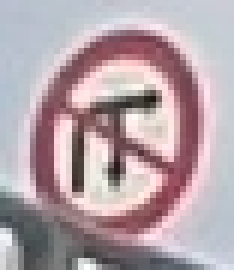
#> input picture data/test/Cam/Cam_004.jpg, 39 x 45 px (shown 6 times larger); its folder holds only this picture in this run
$ jupyter execute --allow-errors generate_report_assets_v2_fixed.ipynb
#> lines starting #> are read from the running program, lines starting #| are printed output that depends on the picture
# Notebook sinh số liệu và hình ảnh cho báo cáo HOG + SVM / HOG + Random Forest

Notebook này dùng để:
1. Thống kê số lượng dữ liệu train / val / test.
2. Sinh bảng `data_counts.tex`.
3. Trực quan hóa pipeline tiền xử lý + HOG.
4. So sánh trực quan đặc trưng HOG với hai cấu hình **8x2** và **6x3**.
5. Tải 4 model đã huấn luyện trong thư mục `models`.
6. Đánh giá 4 model trên tập test.
7. Sinh bảng `model_comparison.tex` và các hình `model_comparison.png`, `confusion_matrix_best.png`.
8. Sinh ảnh pipeline dự đoán của mô hình tốt nhất.

> **Lưu ý:**
> - Hãy đặt notebook này trong project và chỉnh `BASE_DIR` nếu cần.
> - Sau khi chạy xong, các file phục vụ báo cáo sẽ nằm trong thư mục `report_assets`.

[cell 1]
import os
import warnings
from pathlib import Path

import cv2
import joblib
import numpy as np
import pandas as pd
import matplotlib.pyplot as plt

from skimage.io import imread
from skimage.color import rgb2gray
from skimage.transform import resize
from skimage.feature import hog
from skimage import exposure

from sklearn.model_selection import train_test_split
from sklearn.metrics import (
    accuracy_score,
    f1_score,
    classification_report,
    confusion_matrix,
    )

warnings.filterwarnings('ignore')

def find_project_root(start: Path) -> Path:
    for candidate in [start, *start.parents]:
        if (candidate / 'data').exists() and (candidate / 'models').exists():
            return candidate
    return start

# =========================
# CAU HINH DUONG DAN
# =========================
# Neu muon tu chi dinh, mo comment dong duoi va set path.
# BASE_DIR = Path(r"E:\\Duong\\Dan\\Project")
BASE_DIR = find_project_root(Path.cwd())

DATA_DIR = BASE_DIR / 'data'
MODELS_DIR = BASE_DIR / 'models'
ASSETS_DIR = BASE_DIR / 'report_assets'
ASSETS_DIR.mkdir(parents=True, exist_ok=True)

CLASSES = ['Cam', 'Chidan', 'Hieulenh', 'Nguyhiem', 'Phu']
IMAGE_SIZE = (128, 128)
SEED = 42
VAL_SIZE = 0.2

model_files = {
    'HOG_SVM_6x3': MODELS_DIR / 'HOG_SVM_6x3.joblib',
    'HOG_SVM_8x2': MODELS_DIR / 'HOG_SVM_8x2.joblib',
    'HOG_RF_6x3': MODELS_DIR / 'HOG_RandomForest_6x3.joblib',
    'HOG_RF_8x2': MODELS_DIR / 'HOG_RandomForest_8x2.joblib',
}

print('BASE_DIR   :', BASE_DIR)
print('DATA_DIR   :', DATA_DIR)
print('MODELS_DIR :', MODELS_DIR)
print('ASSETS_DIR :', ASSETS_DIR)
print('\nKiem tra thu muc ton tai:')
print('- data  :', DATA_DIR.exists())
print('- models:', MODELS_DIR.exists())

#> (the rest of this cell did not finish here and is left out)

## 1. Các hàm hỗ trợ

[cell 2]
def list_image_files(folder: Path):
    exts = {'.jpg', '.jpeg', '.png', '.bmp', '.tif', '.tiff', '.webp'}
    if not folder.exists():
        return []
    return sorted([p for p in folder.rglob('*') if p.suffix.lower() in exts])


def load_gray_resized(img_path: Path, image_size=IMAGE_SIZE):
    img = imread(img_path)
    if img.ndim == 3:
        if img.shape[2] == 4:
            img = img[:, :, :3]
        gray = rgb2gray(img)
    else:
        gray = img.astype(np.float32)
        if gray.max() > 1:
            gray = gray / 255.0

    resized = resize(gray, image_size, anti_aliasing=True)
    return img, gray, resized


def extract_hog_feature(gray_resized, hog_params):
    fd = hog(gray_resized, visualize=False, **hog_params)
    return fd


def enhance_hog_image(hog_image: np.ndarray) -> np.ndarray:
    image = np.asarray(hog_image, dtype=np.float32)
    image = np.nan_to_num(image, nan=0.0, posinf=0.0, neginf=0.0)
    image = np.maximum(image, 0.0)

    if float(image.max()) <= float(image.min()):
        return np.full((*image.shape, 3), 246, dtype=np.uint8)

    active = image[image > 0]
    if active.size == 0:
        return np.full((*image.shape, 3), 246, dtype=np.uint8)

    low = float(np.percentile(active, 5.0))
    high = float(np.percentile(active, 99.5))
    if high <= low:
        low = 0.0
        high = float(active.max())

    image = np.clip((image - low) / (high - low + 1e-8), 0.0, 1.0)
    image = np.power(image, 0.32)
    image_u8 = np.clip(image * 255.0, 0, 255).astype(np.uint8)
    image_u8 = cv2.dilate(image_u8, np.ones((2, 2), dtype=np.uint8), iterations=1)

    color_bgr = cv2.applyColorMap(image_u8, cv2.COLORMAP_TURBO)
    color_rgb = cv2.cvtColor(color_bgr, cv2.COLOR_BGR2RGB)
    canvas = np.full((*image_u8.shape, 3), 246, dtype=np.uint8)
    mask = image_u8 > 10
    alpha = (image_u8.astype(np.float32) / 255.0)[..., None]
    blended = canvas.astype(np.float32) * (1.0 - alpha) + color_rgb.astype(np.float32) * alpha
    canvas[mask] = blended[mask].astype(np.uint8)
    return canvas

def extract_hog_visual(gray_resized, hog_params):
    fd, hog_img = hog(gray_resized, visualize=True, **hog_params)
    hog_img = enhance_hog_image(hog_img)
    return fd, hog_img


def find_any_sample(class_name='Nguyhiem'):
    candidates = list_image_files(DATA_DIR / 'test' / class_name)
    if len(candidates) == 0:
        for cls in CLASSES:
            candidates = list_image_files(DATA_DIR / 'test' / cls)
            if len(candidates) > 0:
                break
    if len(candidates) == 0:
        raise FileNotFoundError('Không tìm thấy ảnh mẫu trong thư mục data/test.')
    return candidates[0]


# [4 lines left out: function save_text, not called in this run]


def format_model_display_name(name: str):
    return name.replace('_', ' ')


hog_params_8x2 = {
    'orientations': 9,
    'pixels_per_cell': (8, 8),
    'cells_per_block': (2, 2),
    'block_norm': 'L2-Hys',
    'feature_vector': True,
}

hog_params_6x3 = {
    'orientations': 9,
    'pixels_per_cell': (6, 6),
    'cells_per_block': (3, 3),
    'block_norm': 'L2-Hys',
    'feature_vector': True,
}

## 2. Thống kê dữ liệu train / val / test

[cell 3]
# Dem so luong anh trong tap train goc va test
train_full_counts = {}
test_counts = {}

all_train_paths = []
all_train_labels = []

for cls in CLASSES:
    train_cls_paths = list_image_files(DATA_DIR / 'train' / cls)
    test_cls_paths = list_image_files(DATA_DIR / 'test' / cls)

    train_full_counts[cls] = len(train_cls_paths)
    test_counts[cls] = len(test_cls_paths)

    all_train_paths.extend(train_cls_paths)
    all_train_labels.extend([cls] * len(train_cls_paths))

if len(all_train_paths) == 0:
    raise FileNotFoundError(
        f"Khong tim thay anh train trong {DATA_DIR / 'train'}. "
        "Hay kiem tra lai DATA_DIR/BASE_DIR."
    )

# Chia train / val tu train goc theo ti le 8/2, stratify, random_state=42
#> (the rest of this cell did not finish here and is left out)

## 3. Trực quan hóa HOG: pipeline đầy đủ và hình so sánh 8x2 vs 6x3

[cell 4]
def visualize_hog_comparison(sample_path, save_path_pipeline, save_path_compare, save_path_dimensions):
    img, gray, resized = load_gray_resized(sample_path, IMAGE_SIZE)
#> in load_gray_resized, img is the input picture: shape (45, 39, 3); mean R, G, B 179.8, 162.8, 168.7
#> in load_gray_resized, `resized = resize(gray, image_size, anti_aliasing=True)`:
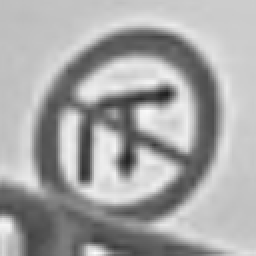
#> resized: shape (128, 128) float64 (shown 2 times larger); min 0.135, max 0.989, mean 0.654

    fd_8x2, hog_img_8x2 = extract_hog_visual(resized, hog_params_8x2)
#> in extract_hog_visual, `fd, hog_img = hog(gray_resized, visualize=True, **hog_params)`: fd = 8100 values, max 0.61 at index 273, min 0 at index 1, mean 0.1
#> in enhance_hog_image, `active = image[image > 0]`: active = 6331 values, max 0.181 at index 3744, min 1.49e-06 at index 54, mean 0.0168
#> in enhance_hog_image, `low = float(np.percentile(active, 5.0))`: low = 0.000137
#> in enhance_hog_image, `high = float(np.percentile(active, 99.5))`: high = 0.151
#> in enhance_hog_image, `image_u8 = cv2.dilate(image_u8, np.ones((2, 2), dtype=np.uint8), itera..`:
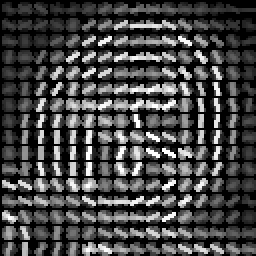
#> image_u8: shape (128, 128) (shown 2 times larger); min 0, max 255, mean 69.1
#> in enhance_hog_image, `color_bgr = cv2.applyColorMap(image_u8, cv2.COLORMAP_TURBO)`:
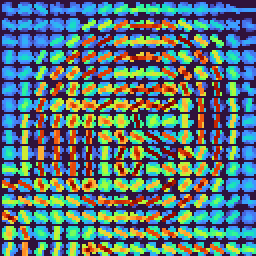
#> color_bgr: shape (128, 128, 3) (shown 2 times larger); mean B, G, R 119.3, 116.2, 89.4
#> in enhance_hog_image, `mask = image_u8 > 10`:
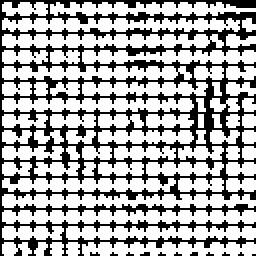
#> mask: shape (128, 128) bool (shown 2 times larger); 66.6% white; black in thin lines or dots
#> in enhance_hog_image, `blended = canvas.astype(np.float32) * (1.0 - alpha) + color_rgb.astype..`:
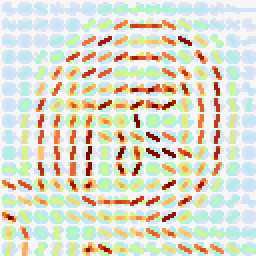
#> blended: shape (128, 128, 3) float32 (shown 2 times larger); mean of channels 0, 1, 2 219.9, 221.5, 205.2; drawn as R, G, B
#> fd_8x2 has the same summary as fd in extract_hog_visual
    fd_6x3, hog_img_6x3 = extract_hog_visual(resized, hog_params_6x3)
#> in enhance_hog_image (call 2), `image = np.asarray(hog_image, dtype=np.float32)`:
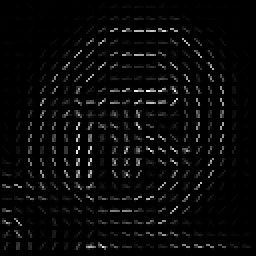
#> image: shape (128, 128) float32 (shown 2 times larger); min 0, max 0.216, mean 0.00771; drawn with min black and max white
#> in enhance_hog_image (call 2), `active = image[image > 0]`: active = 6130 values, max 0.216 at index 2244, min 3.04e-06 at index 72, mean 0.0206
#> in enhance_hog_image (call 2), `low = float(np.percentile(active, 5.0))`: low = 0.000185
#> in enhance_hog_image (call 2), `high = float(np.percentile(active, 99.5))`: high = 0.168
#> in enhance_hog_image (call 2), `image_u8 = cv2.dilate(image_u8, np.ones((2, 2), dtype=np.uint8), itera..`:
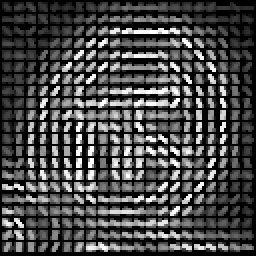
#> image_u8: shape (128, 128) (shown 2 times larger); min 0, max 255, mean 71.4
#> in enhance_hog_image (call 2), `color_bgr = cv2.applyColorMap(image_u8, cv2.COLORMAP_TURBO)`:
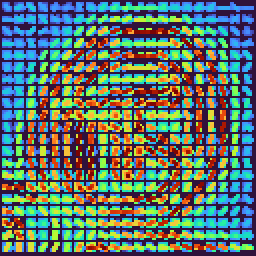
#> color_bgr: shape (128, 128, 3) (shown 2 times larger); mean B, G, R 107, 112.4, 93
#> in enhance_hog_image (call 2), `mask = image_u8 > 10`:
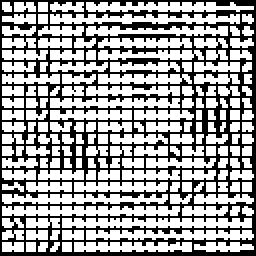
#> mask: shape (128, 128) bool (shown 2 times larger); 62.8% white; black in thin lines or dots
#> in enhance_hog_image (call 2), `blended = canvas.astype(np.float32) * (1.0 - alpha) + color_rgb.astype..`:
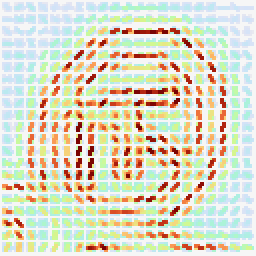
#> blended: shape (128, 128, 3) float32 (shown 2 times larger); mean of channels 0, 1, 2 221.1, 220.3, 201; drawn as R, G, B

    # ===== Hình 1: pipeline đầy đủ =====
    fig, axes = plt.subplots(1, 5, figsize=(20, 4))

    axes[0].imshow(img)
    axes[0].set_title('Ảnh gốc')

    axes[1].imshow(gray, cmap='gray')
    axes[1].set_title('Ảnh xám')

    axes[2].imshow(resized, cmap='gray')
    axes[2].set_title('Resize 128x128')

    axes[3].imshow(hog_img_8x2)
    axes[3].set_title('HOG 8x2')

    axes[4].imshow(hog_img_6x3)
    axes[4].set_title('HOG 6x3')

    for ax in axes:
        ax.axis('off')

    plt.tight_layout()
    plt.savefig(save_path_pipeline, dpi=300, bbox_inches='tight')
    plt.show()
    plt.close(fig)

    # ===== Hình 2: chỉ so sánh 2 ảnh HOG =====
    fig, axes = plt.subplots(1, 2, figsize=(8, 4))

    axes[0].imshow(hog_img_8x2)
    axes[0].set_title('pixels_per_cell=(8, 8)\ncells_per_block=(2, 2)', fontsize=10)
    axes[0].axis('off')

    axes[1].imshow(hog_img_6x3)
    axes[1].set_title('pixels_per_cell=(6, 6)\ncells_per_block=(3, 3)', fontsize=10)
    axes[1].axis('off')

    plt.tight_layout()
    plt.savefig(save_path_compare, dpi=300, bbox_inches='tight')
    plt.show()
    plt.close(fig)

    # ===== Bảng số chiều vector đặc trưng =====
    dim_df = pd.DataFrame([
        {
            'Cấu hình HOG': 'HOG 8x2',
            'orientations': 9,
            'pixels_per_cell': '(8, 8)',
            'cells_per_block': '(2, 2)',
            'Số chiều đặc trưng': len(fd_8x2),
        },
        {
            'Cấu hình HOG': 'HOG 6x3',
            'orientations': 9,
            'pixels_per_cell': '(6, 6)',
            'cells_per_block': '(3, 3)',
            'Số chiều đặc trưng': len(fd_6x3),
        },
    ])
#> dim_df = table of 2 rows and 5 columns

    print(dim_df)
#> (printed output is left out)
    save_text(save_path_dimensions, dim_df.to_latex(index=False, escape=False))
    print(f'\nĐã lưu: {save_path_pipeline}')
    print(f'Đã lưu: {save_path_compare}')
    print(f'Đã lưu: {save_path_dimensions}')


sample_img = find_any_sample('Nguyhiem')
print('Ảnh mẫu sử dụng:', sample_img)

#> (the rest of this cell did not finish here and is left out)

## 4. Đánh giá 4 model trên tập test

[cell 5]
# Cell 4 - Danh gia 4 model da train tren tap test
# Cach viet nay tu doc cau hinh trong tung file .joblib de tranh sai pipeline feature.

# [94 lines left out: functions normalize_hog_params, normalize_tuple, to_uint8_rgb, resize_rgb_image, extract_hsv_histogram, build_feature_from_path and 1 more, not called in this run]


def collect_test_samples() -> list[tuple[Path, str]]:
    samples = []
    for cls in CLASSES:
        for img_path in list_image_files(DATA_DIR / 'test' / cls):
            samples.append((img_path, cls))
    return samples


def evaluate_one_model(model_name: str, model_path: Path, test_samples):
    if not model_path.exists():
        raise FileNotFoundError(f'Khong tim thay file model: {model_path}')

    payload, model, label_encoder, hog_params, hsv_bins, image_size, class_names = get_model_parts(model_name, model_path)

    features = []
    labels_text = []
    skipped = []

    for img_path, label in test_samples:
        try:
            features.append(build_feature_from_path(img_path, hog_params, image_size, hsv_bins))
            labels_text.append(label)
        except Exception as exc:
            skipped.append((img_path, str(exc)))

    if not features:
        raise RuntimeError('Khong extract duoc feature nao tu tap test.')

    X_test_model = np.vstack(features)
    expected_dim = getattr(model, 'n_features_in_', None)
    if expected_dim is not None and X_test_model.shape[1] != expected_dim:
        raise ValueError(
            f'Sai so chieu feature: tao duoc {X_test_model.shape[1]}, '
            f'nhung model can {expected_dim}. Hay kiem tra HOG/HSV params.'
        )

    if label_encoder is not None:
        known_labels = set(label_encoder.classes_)
        keep_idx = [i for i, label in enumerate(labels_text) if label in known_labels]
        if len(keep_idx) != len(labels_text):
            dropped = len(labels_text) - len(keep_idx)
            print(f'{model_name}: bo qua {dropped} anh co label khong nam trong label_encoder.')
        X_test_model = X_test_model[keep_idx]
        labels_text = [labels_text[i] for i in keep_idx]
        y_true = label_encoder.transform(labels_text)
        report_labels = np.arange(len(label_encoder.classes_))
        class_names = [str(c) for c in label_encoder.classes_]
    else:
        y_true = np.array(labels_text)
        report_labels = class_names

    y_pred = model.predict(X_test_model)

    acc = accuracy_score(y_true, y_pred)
    weighted_f1 = f1_score(y_true, y_pred, average='weighted', zero_division=0)
    macro_f1 = f1_score(y_true, y_pred, average='macro', zero_division=0)

    report_text = classification_report(
        y_true,
        y_pred,
        labels=report_labels,
        target_names=class_names,
        digits=4,
        zero_division=0,
    )

    return {
        'name': model_name,
        'model': model,
        'label_encoder': label_encoder,
        'hog_params': hog_params,
        'hsv_bins': hsv_bins,
        'image_size': image_size,
        'class_names': class_names,
        'y_true': y_true,
        'y_pred': y_pred,
        'test_labels_text': labels_text,
        'accuracy': acc,
        'weighted_f1': weighted_f1,
        'macro_f1': macro_f1,
        'report_text': report_text,
        'n_samples': len(labels_text),
        'n_skipped': len(skipped),
        'skipped': skipped,
    }


test_samples = collect_test_samples()
if not test_samples:
    raise FileNotFoundError(f'Khong tim thay anh test trong {DATA_DIR / "test"}')

print(f'So anh test tim thay: {len(test_samples)}')
print(pd.Series([label for _, label in test_samples]).value_counts().sort_index().to_string())

results = []
classification_reports = {}
model_eval_details = {}
failed_models = {}
best_model_data = None
best_acc = -np.inf

for model_name, model_path in model_files.items():
    print('\n' + '=' * 72)
    print(f'Danh gia model: {model_name}')

    try:
        info = evaluate_one_model(model_name, model_path, test_samples)
    except Exception as exc:
        failed_models[model_name] = str(exc)
        print(f'Loi khi danh gia {model_name}: {exc}')
        continue

    classification_reports[model_name] = info['report_text']
    model_eval_details[model_name] = info

    print(info['report_text'])
    if info['n_skipped']:
        print(f'Bo qua {info["n_skipped"]} anh loi. Mot vai file dau:')
        for bad_path, reason in info['skipped'][:5]:
            print(f'- {bad_path.name}: {reason}')

    save_text(ASSETS_DIR / f'classification_report_{model_name}.txt', info['report_text'])

    results.append({
        'M\u00f4 h\u00ecnh': format_model_display_name(model_name),
        'Accuracy': round(info['accuracy'], 4),
        'F1-Score': round(info['weighted_f1'], 4),
        'Macro F1': round(info['macro_f1'], 4),
        'Samples': info['n_samples'],
        'Skipped': info['n_skipped'],
    })

    if info['accuracy'] > best_acc:
        best_acc = info['accuracy']
        best_model_data = info

results_df = pd.DataFrame(results)
if not results_df.empty:
    results_df = results_df.sort_values(['Accuracy', 'F1-Score'], ascending=False).reset_index(drop=True)
else:
    results_df = pd.DataFrame(columns=['M\u00f4 h\u00ecnh', 'Accuracy', 'F1-Score', 'Macro F1', 'Samples', 'Skipped'])

print('\nBang tong hop ket qua:')
try:
    display(results_df)
except NameError:
    print(results_df.to_string(index=False))

#> (the rest of this cell did not finish here and is left out)

## 5. Vẽ biểu đồ so sánh và confusion matrix của mô hình tốt nhất

[cell 6]
# ===== Biểu đồ cột so sánh =====
if len(results_df) > 0:
    x = np.arange(len(results_df))
    width = 0.35

    fig, ax = plt.subplots(figsize=(10, 6))

    bars_acc = ax.bar(
        x - width / 2,
        results_df['Accuracy'],
        width=width,
        label='Accuracy'
    )

    bars_f1 = ax.bar(
        x + width / 2,
        results_df['F1-Score'],
        width=width,
        label='F1-Score'
    )

    ax.set_xticks(x)
    ax.set_xticklabels(results_df['Mô hình'], rotation=20, ha='right')

    # Sửa lỗi biểu đồ bị trống:
    # Không đặt ylim từ 0.8 vì các score hiện tại có mô hình thấp hơn 0.8.
    # Đặt từ 0 đến 1 để phù hợp với thang đo Accuracy/F1-score.
    ax.set_ylim(0, 1.0)

    ax.set_ylabel('Score')
    ax.set_xlabel('Mô hình')
    ax.set_title('So sánh Accuracy và F1-Score giữa các mô hình')
    ax.legend(title='Metric')
    ax.grid(axis='y', linestyle='--', alpha=0.4)

    # Hiển thị giá trị trên đầu từng cột
    for bars in [bars_acc, bars_f1]:
        for bar in bars:
            height = bar.get_height()
            ax.text(
                bar.get_x() + bar.get_width() / 2,
                height + 0.015,
                f'{height:.4f}',
                ha='center',
                va='bottom',
                fontsize=9
            )

    plt.tight_layout()
    plt.savefig(ASSETS_DIR / 'model_comparison.png', dpi=300, bbox_inches='tight')
    plt.show()
    plt.close(fig)

    print(f'Đã lưu: {ASSETS_DIR / "model_comparison.png"}')
else:
    print('Không có kết quả mô hình để vẽ biểu đồ.')


# ===== Confusion matrix cho mô hình tốt nhất =====
if best_model_data is not None:
    cm = confusion_matrix(best_model_data['y_true'], best_model_data['y_pred'])
    class_names = best_model_data['class_names']

    fig, ax = plt.subplots(figsize=(8, 6))
    im = ax.imshow(cm, cmap='Blues')
    plt.colorbar(im, ax=ax)

    ax.set_xticks(np.arange(len(class_names)))
    ax.set_yticks(np.arange(len(class_names)))
    ax.set_xticklabels(class_names, rotation=45, ha='right')
    ax.set_yticklabels(class_names)
    ax.set_xlabel('Dự đoán')
    ax.set_ylabel('Thực tế')
    ax.set_title(f'Confusion Matrix - {best_model_data["name"]}')

    for i in range(cm.shape[0]):
        for j in range(cm.shape[1]):
            ax.text(j, i, cm[i, j], ha='center', va='center', color='black')

    plt.tight_layout()
    plt.savefig(ASSETS_DIR / 'confusion_matrix_best.png', dpi=300, bbox_inches='tight')
    plt.show()
    plt.close(fig)

    print(f'Đã lưu: {ASSETS_DIR / "confusion_matrix_best.png"}')
    print(f'Mô hình tốt nhất hiện tại: {best_model_data["name"]} | Accuracy = {best_acc:.4f}')
else:
    print('Chưa có mô hình tốt nhất để vẽ confusion matrix.')

## 6. Sinh ảnh pipeline dự đoán cho mô hình tốt nhất

[cell 7]
def create_prediction_pipeline_for_best(best_model_data, save_dir: Path):
    if best_model_data is None:
        print('Khong co best_model_data.')
        return

    best_name = best_model_data['name']
    best_model = best_model_data['model']
    best_le = best_model_data['label_encoder']
    best_hog_params = best_model_data['hog_params']
    best_hsv_bins = best_model_data.get('hsv_bins')
    best_image_size = best_model_data.get('image_size', IMAGE_SIZE)

    sample_path = find_any_sample('Nguyhiem')
    img, gray, resized = load_gray_resized(sample_path, best_image_size)

    _, hog_img = extract_hog_visual(resized, best_hog_params)
    feat = build_feature_from_path(sample_path, best_hog_params, best_image_size, best_hsv_bins).reshape(1, -1)
    pred_idx = best_model.predict(feat)[0]

    if best_le is not None:
        pred_label = best_le.inverse_transform([pred_idx])[0]
    else:
        pred_label = CLASSES[int(pred_idx)] if isinstance(pred_idx, (int, np.integer)) else str(pred_idx)

    true_label = sample_path.parent.name

    fig, axes = plt.subplots(1, 4, figsize=(16, 4))
    axes[0].imshow(img, cmap='gray' if img.ndim == 2 else None)
    axes[0].set_title('Anh goc')
    axes[1].imshow(gray, cmap='gray')
    axes[1].set_title('Anh xam')
    axes[2].imshow(resized, cmap='gray')
    axes[2].set_title(f'Resize {best_image_size[0]}x{best_image_size[1]}')
    axes[3].imshow(hog_img)
    axes[3].set_title('HOG visualization')

    for ax in axes:
        ax.axis('off')

    fig.suptitle(
        f'Model: {best_name} | True: {true_label} | Pred: {pred_label}',
        fontsize=12,
        y=1.02,
    )

    plt.tight_layout()
    specific_path = save_dir / f'prediction_pipeline_{best_name}.png'
    generic_path = save_dir / 'prediction_pipeline_best.png'
    plt.savefig(specific_path, dpi=300, bbox_inches='tight')
    plt.savefig(generic_path, dpi=300, bbox_inches='tight')
    plt.show()
    plt.close(fig)

    print(f'Da luu: {specific_path}')
    print(f'Da luu: {generic_path}')


create_prediction_pipeline_for_best(best_model_data, ASSETS_DIR)

## 7. Tóm tắt nhanh các file đã sinh

[cell 8]
files = sorted([p.name for p in ASSETS_DIR.glob('*')])
print('Các file hiện có trong report_assets:')
for f in files:
    print('-', f)
